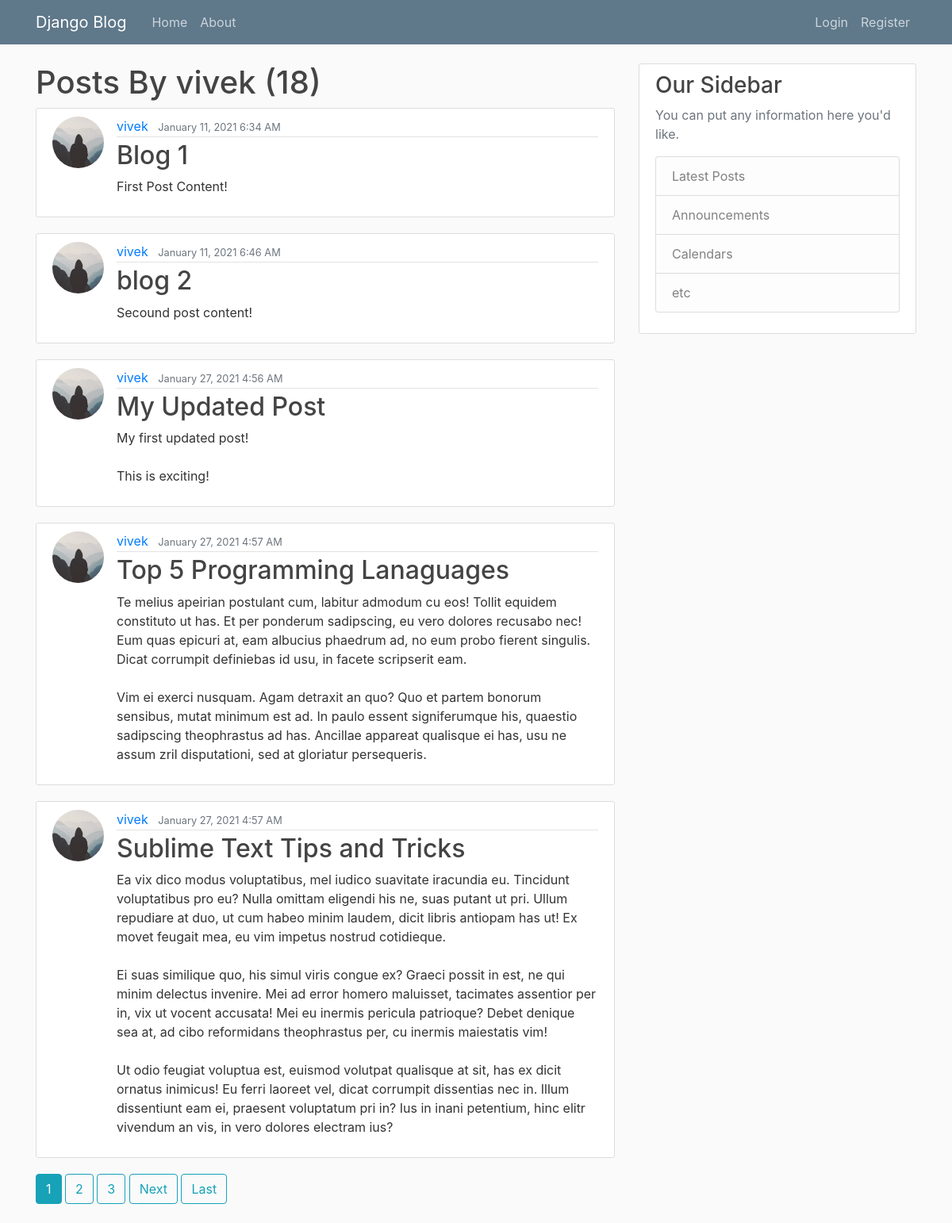
Screenshot of /user/vivek with the database file from the repository.
### blog/models.py (models this page shows, shortened)
class Post(models.Model):
	title = models.CharField(max_length=100)
	content = models.TextField()
	date_posted = models.DateTimeField(default=timezone.now)
	author = models.ForeignKey(User, on_delete=models.CASCADE)

### users/models.py (models this page shows, shortened)
class Profile(models.Model):
	user = models.OneToOneField(User, on_delete=models.CASCADE)
	image = models.ImageField(default='default.jpg', upload_to='profile_pics')

### blog/views.py (the view)
# urls.py: path('user/<str:username>', UserPostListView.as_view(), name='user-posts'),
class UserPostListView(ListView):
	model = Post
	template_name = 'blog/user_posts.html' # '<app>/<model>_<viewtype>.html'
	context_object_name = 'posts'
	paginate_by = 5
	def get_queryset(self):
		user = get_object_or_404(User, username=self.kwargs.get('username'))
		return Post.objects.filter(author=user).order_by('date_posted')

### blog/templates/blog/user_posts.html (shortened to what this page needs)
{% extends "blog/base.html" %}
{% block content %}
		<h1 class="mg-3">Posts By {{ view.kwargs.username}} ({{page_obj.paginator.count }})</h1>
	{% for post in posts %}
		<article class="media content-section">
			<img class="rounded-circle article-img" src="{{ post.author.profile.image.url }}">
		  <div class="media-body">
			<div class="article-metadata">
			  <a class="mr-2" href="{% url 'user-posts' post.author.username %}">{{ post.author }}</a>
			  <small class="text-muted">{{ post.date_posted | date:"F d, Y f A" }}</small>
			</div>
			<h2><a class="article-title" href="{% url 'post-detail' post.id %}">{{ post.title }}</a></h2>
			<p class="article-content">{{ post.content }}</p>
		  </div>
		</article>
	{% endfor %}
	{% if is_paginated %}
		{% for num in page_obj.paginator.page_range %}
			{% if page_obj.number == num %}
				<a class="btn btn-info mb-4" href="?page={{ num }}">{{ num }}</a>
			{% elif num > page_obj.number|add:'-3' and num < page_obj.number|add:'3' %}
				<a class="btn btn-outline-info mb-4" href="?page={{ num }}">{{ num }}</a>
			{% endif %}
		{% endfor %}
		{% if page_obj.has_next %}
			<a class="btn btn-outline-info mb-4" href="?page={{page_obj.next_page_number}}">Next</a>
			<a class="btn btn-outline-info mb-4" href="?page={{ page_obj.paginator.num_pages }}">Last</a>
		{% endif %}
	{% endif %}
{% endblock content%}

### blog/static/blog/main.css (style rules this page uses)
body { background: #fafafa; color: #333333; margin-top: 5rem; }
h1, h2, h3, h4, h5, h6 { color: #444444; }
.content-section { background: #ffffff; padding: 10px 20px; border: 1px solid #dddddd; border-radius: 3px; margin-bottom: 20px; }
.article-title { color: #444444; }
.article-content { white-space: pre-line; }
.article-img { height: 65px; width: 65px; margin-right: 16px; }
.article-metadata { padding-bottom: 1px; margin-bottom: 4px; border-bottom: 1px solid #e3e3e3 }

### rows the page displays
Post: author.profile.image (placeholder picture), author "vivek", date_posted "January 11, 2021 6:34 AM", title "Blog 1", content "First Post Content!"
Post: author.profile.image (placeholder picture), author "vivek", date_posted "January 11, 2021 6:46 AM", title "blog 2", content "Secound post content!"
Post: author.profile.image (placeholder picture), author "vivek", date_posted "January 27, 2021 4:56 AM", title "My Updated Post", content "My first updated post! This is exciting!"
Post: author.profile.image (placeholder picture), author "vivek", date_posted "January 27, 2021 4:57 AM", title "Top 5 Programming Lanaguages", content "Te melius apeirian postulant cum, labitur admodum cu eos! Tollit equidem constituto ut has. Et per ponderum sadipscing, eu vero dolores recusabo nec! Eum quas epicuri at, eam albucius phaedrum ad, no eum probo fierent singulis. Dicat corrumpit definiebas id usu, in facete scripserit eam. Vim ei exerci nusquam. Agam detraxit an quo? Quo et partem bonorum sensibus, mutat minimum est ad. In paulo essent signiferumque his, quaestio sadipscing theophrastus ad has. Ancillae appareat qualisque ei has, usu ne assum zril disputationi, sed at gloriatur persequeris."
Post: author.profile.image (placeholder picture), author "vivek", date_posted "January 27, 2021 4:57 AM", title "Sublime Text Tips and Tricks", content "Ea vix dico modus voluptatibus, mel iudico suavitate iracundia eu. Tincidunt voluptatibus pro eu? Nulla omittam eligendi his ne, suas putant ut pri. Ullum repudiare at duo, ut cum habeo minim laudem, dicit libris antiopam has ut! Ex movet feugait mea, eu vim impetus nostrud cotidieque. Ei suas similique quo, his simul viris congue ex? Graeci possit in est, ne qui minim delectus invenire. Mei ad error homero maluisset, tacimates assentior per in, vix ut vocent accusata! Mei eu inermis pericula patrioque? Debet denique sea at, ad cibo reformidans theophrastus per, cu inermis maiestatis vim! Ut odio feugiat voluptua est, euismod volutpat qualisque at sit, has ex dicit ornatus inimicus! Eu…"

### other values shown
{{ view.kwargs.username }} "vivek"
{{ page_obj.paginator.count }} "18"
{{ num }} "1"
{{ num }} "2" "3"
